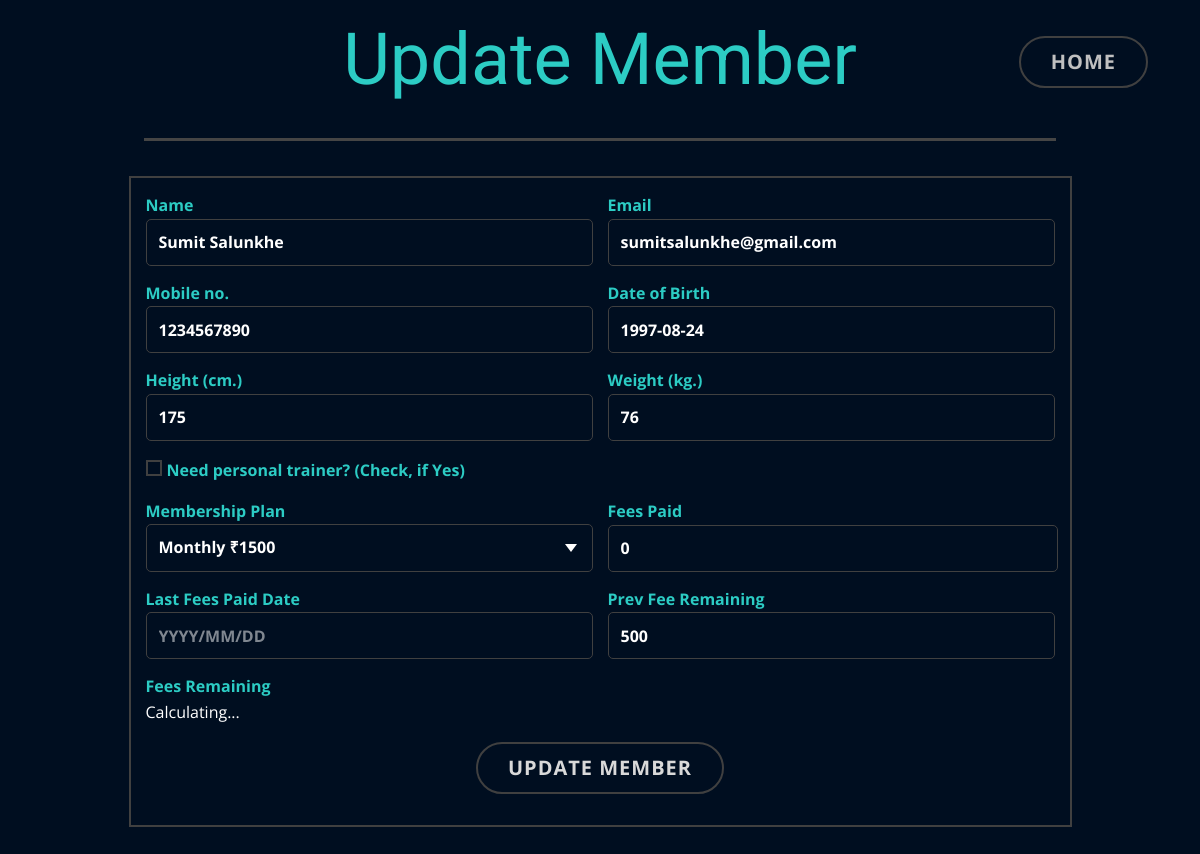
The page /update_members/17/ on the database its author committed.
### gymapp/models.py (models this page shows)
class Member(models.Model):
    name = models.CharField(max_length=100)
    email = models.EmailField()
    mobile = models.CharField(max_length=10)
    address = models.CharField(max_length=100)
    height = models.IntegerField()
    weight = models.IntegerField()
    dob = models.DateField()
    gender = models.CharField(max_length=5)
    age = models.IntegerField( )
    purpose = models.CharField(max_length=50)
    membership_plan = models.CharField(max_length=100)
    total_fees = models.IntegerField()
    fees_paid = models.IntegerField()
    fees_remaining = models.IntegerField()
    last_paid_date = models.DateField()
    fees_due_date = models.DateField()
    date_of_join = models.DateField()
    updated_plan_date = models.DateField(default=timezone.now())
    personal_trainer = models.BooleanField(default=False)
    batch_time = models.CharField(max_length=50, default='Morning')
    personal_trainer_name = models.CharField(max_length=50, default='Not Applicable')

### gymapp/views.py (the view)
# urls.py: path('update_members/<int:member_id>/', views.update_member, name='update_member'),
def update_member(request, member_id):
    due_date_dict = {'monthly':1, 'three_months':3, 'six_months':6, 'one_year':12}
    fees = Fee.objects.all()
    trainers = Trainer.objects.all()
    trainer_dict = {}
    trainer_list = []
    plan_dict = {}
    pt_plan_dict = {}
    for fee in fees:
        plan_dict[fee.membership_plan_type] = fee.fee
    for pt_fee in fees:
        pt_plan_dict[pt_fee.membership_plan_type] = pt_fee.pt_fee
    for trainer in trainers:
        trainer_list.append(trainer.name)
    trainer_dict['trainer_list'] = trainer_list
    member = get_object_or_404(Member, id=member_id)
    remaining_fees = member.fees_remaining
    if request.method == 'POST':
        name = request.POST.get('name')
        email = request.POST.get('email')
        mobile = request.POST.get('mobile')
        height = request.POST.get('height')
        weight = request.POST.get('weight')
        dob = request.POST.get('dob')
        membership_plan = request.POST.get('membership_plan')
        fees_paid = request.POST.get('fees_paid')
        last_paid_date = request.POST.get('last_paid_date')
        personal_trainer = request.POST.get('need_trainer', 0)
        if personal_trainer != '1':
            total_fees = plan_dict[membership_plan]               #logic
            personal_trainer = False
        else:
            total_fees = pt_plan_dict[membership_plan]           #logic
            personal_trainer = True
        if personal_trainer == True:
            personal_trainer_update = request.POST['trainer'] #form
        else:
            personal_trainer_update = 'Not Applicable'
        fees_remaining = request.POST.get('fees_remaining')
        updated_plan_date = datetime.now()
        print('name', name)
        print('email', email)
        print('mobile', mobile)
        print('height', height)
        print('weight', weight)
        print('dob', dob)
        print('membership_plan', membership_plan)
        print('fees_paid', fees_paid)
        print('last_paid_date', last_paid_date)
        print('personal_trainer', personal_trainer)
        print('personal_trainer_update', personal_trainer_update)
        print('fees_remaining', fees_remaining)
        print('updated_plan_date', updated_plan_date)
        print('total_fees', total_fees)
        member = Member.objects.get(id=member_id)
        member.name = name
        member.email = email
        member.mobile = mobile
        member.height = height
        member.weight = weight
        member.dob = dob
        member.membership_plan = membership_plan
        member.fees_paid = fees_paid
        member.last_paid_date = last_paid_date
        member.personal_trainer = personal_trainer
        member.personal_trainer_name = personal_trainer_update
        member.fees_remaining = fees_remaining
        member.updated_plan_date = updated_plan_date
        member.total_fees = total_fees+int(fees_remaining)
        member.fees_due_date = updated_plan_date + relativedelta(months=due_date_dict[membership_plan])
        member.save()
        params = {'member': member, 'plan_dict': plan_dict, 'pt_plan_dict': pt_plan_dict, 'trainer_dict': trainer_dict,
            'fees_remaining': remaining_fees}
    else:
        params = {'member': member, 'plan_dict': plan_dict, 'pt_plan_dict': pt_plan_dict, 'trainer_dict': trainer_dict,
                  'fees_remaining': remaining_fees}
    return render(request, 'Update_member.html', params)

### Templates/Update_member.html (shortened to what this page needs)
{% load static %}
<!DOCTYPE html>
<html style="font-size: 16px;" lang="en"><head>
    <link rel="stylesheet" href="{%static 'nicepage.css' %}" media="screen">
<link rel="stylesheet" href="{%static 'Update_member.css' %}" media="screen">
    <link href="https://cdn.jsdelivr.net/npm/bootstrap@5.3.2/dist/css/bootstrap.min.css" rel="stylesheet">
  <meta data-intl-tel-input-cdn-path="intlTelInput/"></head>
  <body class="u-body u-xl-mode" data-lang="en">
    <section class="u-align-center u-clearfix u-custom-color-2 u-section-1" id="sec-0a26">
      <div class="u-clearfix u-sheet u-sheet-1">
        <h1 class="u-text u-text-custom-color-4 u-text-default u-text-1">Update Member</h1>
        <a href="{%url 'home' %}" class="u-border-2 u-border-grey-75 u-btn u-button-style u-hover-grey-75 u-none u-text-grey-25 u-btn-1">Home</a>
        <div class="u-border-3 u-border-grey-dark-1 u-line u-line-horizontal u-line-1"></div>
        <div class="u-align-center u-border-2 u-border-grey-75 u-form u-form-1">
          <form method="POST" class="u-clearfix u-form-spacing-15 u-form-vertical u-inner-form" style="padding: 15px;" source="email" name="form">
            <div class="u-form-group u-form-name u-form-partition-factor-2 u-label-top">
              <label for="name-6797" class="u-label u-text-custom-color-4 u-label-1">Name</label>
              <input type="text" placeholder="Name" value="{{member.name}}" id="name-6797" name="name" class="u-border-grey-75 u-custom-color-2 u-input u-input-rectangle u-radius-5 u-input-1" required="">
            </div>
            <div class="u-form-email u-form-group u-form-partition-factor-2 u-label-top">
              <label for="email-6797" class="u-label u-text-custom-color-4 u-label-2">Email</label>
              <input type="email" placeholder="Email" value="{{member.email}}" id="email-6797" name="email" class="u-border-grey-75 u-custom-color-2 u-input u-input-rectangle u-radius-5 u-input-2" required="">
            </div>
            <div class="u-form-group u-form-partition-factor-2 u-label-top u-form-group-3">
              <label for="text-fc4c" class="u-label u-text-custom-color-4 u-label-3">Mobile no.</label>
              <input type="text" placeholder="Mobile number" value="{{member.mobile}}" id="text-fc4c" name="mobile" class="u-border-grey-75 u-custom-color-2 u-input u-input-rectangle u-radius-5 u-input-3" maxlength="10">
            </div>
            <div class="u-form-group u-form-partition-factor-2 u-label-top u-form-group-4">
              <label for="text-9872" class="u-label u-text-custom-color-4 u-label-4">Date of Birth</label>
              <input type="text" placeholder="Date of Birth" value="{{member.dob | date:"Y-m-d" }}" id="text-9872" name="dob" class="u-border-grey-75 u-custom-color-2 u-input u-input-rectangle u-radius-5 u-input-4" data-date-format="yyyy-mm-dd">
            </div>
            <div class="u-form-group u-form-partition-factor-2 u-label-top u-form-group-5">
              <label for="text-7f39" class="u-label u-text-custom-color-4 u-label-5">Height (cm.)</label>
              <input type="text" placeholder="Height (cm.)" value="{{member.height}}" id="text-7f39" name="height" class="u-border-grey-75 u-custom-color-2 u-input u-input-rectangle u-radius-5 u-input-5">
            </div>
            <div class="u-form-group u-form-partition-factor-2 u-label-top u-form-group-6">
              <label for="text-e8f7" class="u-label u-text-custom-color-4 u-label-6">Weight (kg.)</label>
              <input type="text" placeholder="Weight (kg.)" value="{{member.weight}}" id="text-e8f7" name="weight" class="u-border-grey-75 u-custom-color-2 u-input u-input-rectangle u-radius-5 u-input-6">
            </div>
            <div class="u-form-checkbox u-form-group u-label-top u-form-group-7">
              <input type="checkbox" id="checkbox-9fec" name="need_trainer" value="1" class="u-active-custom-color-6 u-border-2 u-border-grey-75 u-field-input u-hover-grey-15">
              <label for="checkbox-9fec" class="u-field-label u-text-custom-color-4" style="font-weight: 700;">Need personal trainer? (Check, if Yes)</label>
            </div>
            <div class="u-form-group u-form-partition-factor-2 u-form-select u-label-top u-form-group-8">
              <label for="select-bc3b" class="u-label u-text-custom-color-4 u-label-7">Membership Plan</label>
              <div class="u-form-select-wrapper">
                <select id="select-bc3b" name="membership_plan" class="u-border-grey-75 u-custom-color-2 u-input u-input-rectangle u-radius-5 u-input-7">
                  <option value="monthly" data-calc={{plan_dict.monthly}}>Monthly ₹{{plan_dict.monthly}}</option>
                </select>
              </div>
            </div>
            <div class="u-form-group u-form-number u-form-number-layout-number u-form-partition-factor-2 u-label-top u-form-group-9">
              <label for="number-725a" class="u-label u-text-custom-color-4 u-label-8">Fees Paid</label>
              <div class="u-input-row" data-value="0">
                <input value="0" min="0" max="100000" step="1" type="number" placeholder="" id="number-725a" name="fees_paid" class="u-border-1 u-border-grey-75 u-custom-color-2 u-input u-input-rectangle u-radius-5 u-custom-color-2 u-input-8">
              </div>
            </div>
            <div class="u-form-date u-form-group u-form-partition-factor-2 u-label-top u-form-group-10">
              <label for="date-fa02" class="u-label u-text-custom-color-4 u-label-9">Last Fees Paid Date</label>
              <input type="text" readonly="readonly" placeholder="YYYY/MM/DD" id="date-fa02" name="last_paid_date" class="u-border-grey-75 u-custom-color-2 u-input u-input-rectangle u-radius-5 u-input-9" data-date-format="yyyy-mm-dd">
            </div>
            <div class="u-form-calc u-form-group u-form-partition-factor-2 u-label-top u-form-group-11">
              <label for="number-725a" class="u-label u-text-custom-color-4 u-label-8">Prev Fee Remaining</label>
              <div class="u-input-row" data-value="0">
                <input value="{{member.fees_remaining}}" min="0" max="100000" step="1" type="number" placeholder="" id="number-725a" name="prev_remaining_fee" class="u-border-1 u-border-grey-75 u-custom-color-2 u-input u-input-rectangle u-radius-5 u-custom-color-2 u-input-8" disabled>
              </div>
            </div>
            <div class="u-form-calc u-form-group u-form-partition-factor-2 u-label-top u-form-group-13">
              <label for="calc-09df" class="u-label u-text-custom-color-4 u-label-12">Fees Remaining</label>
              <div class="u-form-calc-text"><span class="u-form-calc-value" data-expression="(membership_plan - fees_paid + prev_remaining_fee)">Calculating...</span></div>
            </div>
            <div class="u-align-center u-form-group u-form-submit u-label-top ">
              <a href="#" class="u-border-2 u-border-grey-75 u-btn u-btn-submit u-button-style u-hover-grey-75 u-none u-text-grey-15 u-btn-2">Update member</a>
            </div>
          </form>
        </div>
      </div>
    </section>
  </body>
</html>

### static/Update_member.css (style rules this page uses)
.u-section-1 { background-image: none; }
.u-section-1 .u-sheet-1 { min-height: 1016px; }
.u-section-1 .u-text-1 { margin: 20px auto 0; }
.u-section-1 .u-btn-1 { border-style: solid; margin: -63px 22px 0 auto; }
.u-section-1 .u-line-1 { width: 912px; margin: 50px auto 0; }
.u-section-1 .u-form-1 { height: 702px; --thumb-color: #478ac9; --thumb-hover-color: #77aad9; --track-color: #c0c0c0; --track-active-color: #478ac9; --number-width: 450px; width: 943px; margin: 35px auto 60px; }
.u-section-1 .u-label-1 { font-weight: 700; }
.u-section-1 .u-input-1 { height: 47px; font-weight: 700; background-image: none; }
.u-section-1 .u-label-2 { font-weight: 700; }
.u-section-1 .u-input-2 { height: 47px; font-weight: 700; background-image: none; }
.u-section-1 .u-form-group-3 { margin-left: 0; }
.u-section-1 .u-label-3 { font-weight: 700; }
.u-section-1 .u-input-3 { height: 47px; font-weight: 700; background-image: none; }
.u-section-1 .u-form-group-4 { margin-left: 0; }
.u-section-1 .u-label-4 { font-weight: 700; }
.u-section-1 .u-input-4 { height: 47px; font-weight: 700; background-image: none; }
.u-section-1 .u-form-group-5 { margin-left: 0; }
.u-section-1 .u-label-5 { font-weight: 700; }
.u-section-1 .u-input-5 { height: 47px; font-weight: 700; background-image: none; }
.u-section-1 .u-form-group-6 { margin-left: 0; }
.u-section-1 .u-label-6 { font-weight: 700; }
.u-section-1 .u-input-6 { height: 47px; font-weight: 700; background-image: none; }
.u-section-1 .u-form-group-7 { margin-left: 0; }
.u-section-1 .u-form-group-8 { margin-left: 0; }
.u-section-1 .u-label-7 { font-weight: 700; }
.u-section-1 .u-input-7 { font-weight: 700; background-image: none; }
.u-section-1 .u-form-group-9 { --progress: 0%; }
.u-section-1 .u-label-8 { font-weight: 700; }
.u-section-1 .u-input-8 { height: 47px; font-weight: 700; background-image: none; }
.u-section-1 .u-form-group-10 { margin-left: 0; }
.u-section-1 .u-label-9 { font-weight: 700; }
.u-section-1 .u-input-9 { height: 47px; font-weight: 700; background-image: none; }
.u-section-1 .u-form-group-11 { margin-left: 0; }
.u-section-1 .u-form-group-13 { margin-left: 0; }
.u-section-1 .u-label-12 { font-weight: 700; }
.u-section-1 .u-btn-2 { background-image: none; border-style: solid; }

### rows shown on the page
Member: name "Sumit Salunkhe", email "sumitsalunkhe@gmail.com", mobile "1234567890", dob "1997-08-24", height "175", weight "76", prev_remaining_fee "500"
